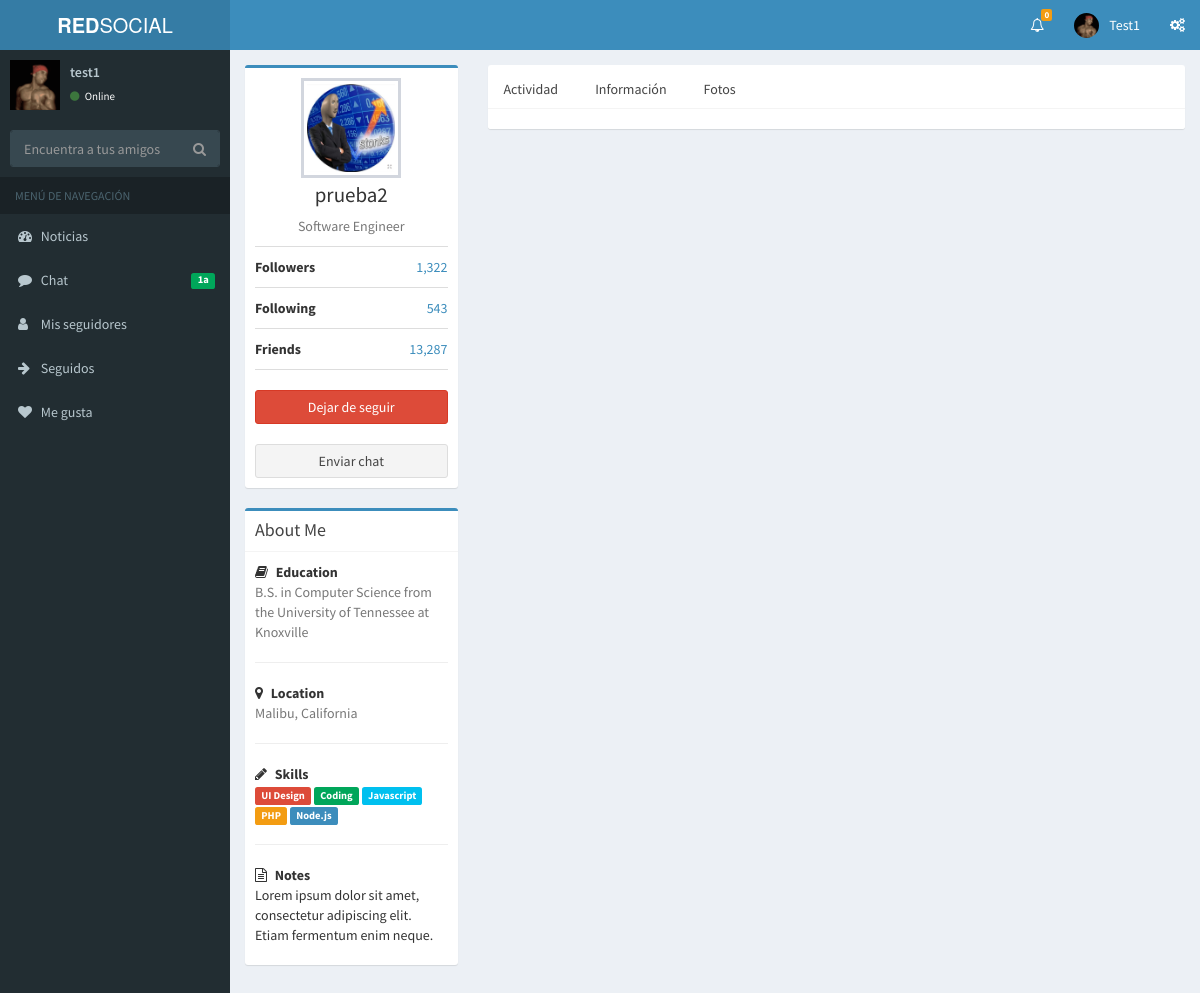
Page /perfil.php?id=8 (signed in) on the committed database.
### tables this page shows
CREATE TABLE `usuarios` (
  `id_use` int(11) NOT NULL,
  `nombre` varchar(100) NOT NULL,
  `usuario` varchar(100) NOT NULL,
  `contrasena` varchar(100) NOT NULL,
  `nacimiento` date NOT NULL DEFAULT '2000-01-01',
  `avatar` varchar(200) NOT NULL,
  `email` varchar(100) NOT NULL,
  `sexo` varchar(10) NOT NULL DEFAULT 'Nin',
  `fecha_reg` datetime NOT NULL,
  `verificado` int(11) NOT NULL DEFAULT 0,
  `privada` int(1) NOT NULL DEFAULT 0
);

### perfil.php (the view, shortened to what this page needs)
<?php
include 'lib/config.php';
include 'lib/socialnetwork-lib.php';
?>
<?php
  if(isset($_GET['id']))
  {
  $id = mysqli_real_escape_string($connect,$_GET['id']);
  $pag = $_GET['perfil'];
  $infouser = mysqli_query($connect,"SELECT * FROM usuarios WHERE id_use = '$id'");
  $use = mysqli_fetch_array($infouser);
  $amigos = mysqli_query($connect,"SELECT * FROM amigos WHERE de = '$id' AND para = '".$_SESSION['id']."' OR de = '".$_SESSION['id']."' AND para = '$id'");
  $ami = mysqli_fetch_array($amigos);
  ?>
<!DOCTYPE html>
<html>
<head>
  <link rel="stylesheet" href="bootstrap/css/bootstrap.min.css">
  <link rel="stylesheet" href="https://cdnjs.cloudflare.com/ajax/libs/font-awesome/4.5.0/css/font-awesome.min.css">
  <link rel="stylesheet" href="https://cdnjs.cloudflare.com/ajax/libs/ionicons/2.0.1/css/ionicons.min.css">
  <link rel="stylesheet" href="dist/css/AdminLTE.min.css">
  <link rel="stylesheet" href="dist/css/skins/_all-skins.min.css">
</head>
<body class="hold-transition skin-blue sidebar-mini">
<div class="wrapper">
  <?php echo Headerb (); ?>
  <?php echo Side (); ?>
  <div class="content-wrapper">
    <section class="content">
      <div class="row">
        <div class="col-md-3">
          <div class="box box-primary">
            <div class="box-body box-profile">
              <img class="profile-user-img img-responsive" src="avatars/<?php echo $use['avatar'];?>" alt="User profile picture">
              <h3 class="profile-username text-center"><?php echo $use['nombre'];?></h3>
              <p class="text-muted text-center">Software Engineer</p>
              <ul class="list-group list-group-unbordered">
                <li class="list-group-item">
                  <b>Followers</b> <a class="pull-right">1,322</a>
                </li>
                <li class="list-group-item">
                  <b>Following</b> <a class="pull-right">543</a>
                </li>
                <li class="list-group-item">
                  <b>Friends</b> <a class="pull-right">13,287</a>
                </li>
              </ul>
              <?php if($_SESSION['id'] != $id) {?>
              <form action="" method="post">
              <?php if(mysqli_num_rows($amigos) >= 1 AND $ami['estado'] == 0) { ?>
              <center><h4>Esperando respuesta</h4></center>
              <?php } else { ?>
              <?php if($use['privada'] == 0 AND $ami['estado'] == 1) { ?>
              <input type="submit" class="btn btn-danger btn-block" name="dejarseguir" value="Dejar de seguir">
              <?php } ?>
              <?php } ?>
              </form>
              <?php } ?>
              <br>
              <a href="chat.php?usuario=<?php echo $id;?>"><input type="button" class="btn btn-default btn-block" name="dejarseguir" value="Enviar chat"></a>
            </div>
          </div>
          <div class="box box-primary">
            <div class="box-header with-border">
              <h3 class="box-title">About Me</h3>
            </div>
            <div class="box-body">
              <strong><i class="fa fa-book margin-r-5"></i> Education</strong>
              <p class="text-muted">
                B.S. in Computer Science from the University of Tennessee at Knoxville
              </p>
              <hr>
              <strong><i class="fa fa-map-marker margin-r-5"></i> Location</strong>
              <p class="text-muted">Malibu, California</p>
              <hr>
              <strong><i class="fa fa-pencil margin-r-5"></i> Skills</strong>
              <p>
                <span class="label label-danger">UI Design</span>
                <span class="label label-success">Coding</span>
                <span class="label label-info">Javascript</span>
                <span class="label label-warning">PHP</span>
                <span class="label label-primary">Node.js</span>
              </p>
              <hr>
              <strong><i class="fa fa-file-text-o margin-r-5"></i> Notes</strong>
              <p>Lorem ipsum dolor sit amet, consectetur adipiscing elit. Etiam fermentum enim neque.</p>
            </div>
          </div>
        </div>
        <div class="col-md-9">
          <div class="nav-tabs-custom">
            <ul class="nav nav-tabs">
              <li class="<?php echo $pag == 'miactividad' ? 'active' : ''; ?>"><a href="?id=<?php echo $id;?>&perfil=miactividad">Actividad</a></li>
              <li class="<?php echo $pag == 'informacion' ? 'active' : ''; ?>"><a href="?id=<?php echo $id;?>&perfil=informacion">Información</a></li>
              <li class="<?php echo $pag == 'fotos' ? 'active' : ''; ?>"><a href="?id=<?php echo $id;?>&perfil=fotos">Fotos</a></li>
            </ul>
            <div class="tab-content">
              </div>
          </div>
        </div>
      </div>
    </section>
  </div>
</div>
</body>
</html>
<?php
}
?>

### lib/socialnetwork-lib.php (shortened to what this page needs)
<?php
function Headerb ()
{
?>
<header class="main-header">
    <a href="index.php" class="logo">
      <span class="logo-lg"><b>RED</b>SOCIAL</span>
    </a>
    <nav class="navbar navbar-static-top">
      <div class="navbar-custom-menu">
        <ul class="nav navbar-nav">
          <?php
          include 'lib/config.php';
          $contadorcuant = mysqli_query($connect,"SELECT * FROM notificaciones WHERE user2 = '".$_SESSION['id']."' AND leido = '0' ORDER BY id_not desc");
          $cuantas = mysqli_num_rows($contadorcuant);
          ?>
          <li class="dropdown notifications-menu">
            <a href="#" class="dropdown-toggle" data-toggle="dropdown">
              <i class="fa fa-bell-o"></i>
              <span class="label label-warning"><?php echo $cuantas; ?></span>
            </a>
          </li>
          <?php
          include 'lib/config.php';
          $upvn=mysqli_query($connect,"SELECT * FROM usuarios WHERE id_use ='".$_SESSION['id']."'");
          $up=mysqli_fetch_array($upvn);
          ?>
          <li class="dropdown user user-menu">
            <a href="#" class="dropdown-toggle" data-toggle="dropdown">
              <img src="avatars/<?php echo $up['avatar']; ?>" class="user-image" alt="User Image">
              <span class="hidden-xs"><?php echo ucwords($up['usuario']); ?></span>
            </a>
          </li>
          <li>
            <a * data-toggle="control-sidebar"><i class="fa fa-gears"></i></a>
          </li>
        </ul>
      </div>
    </nav>
  </header>
<?php
}
?>
<?php
function Side ()
{
?>
  <aside class="main-sidebar">
    <section class="sidebar">
      <div class="user-panel">
        <div class="pull-left">
          <?php
          include 'lib/config.php';
          $upvn=mysqli_query($connect,"SELECT * FROM usuarios WHERE id_use ='".$_SESSION['id']."'");
          $up=mysqli_fetch_array($upvn);
          ?>
          <img src="avatars/<?php echo $up['avatar']; ?>" width="50" alt="User Image">
        </div>
        <div class="pull-left info">
          <p ><a href="perfil.php?id=<?php echo $_SESSION['id'];?>"><?php echo $up['usuario']; ?></a></p>
          <a href=""><i class="fa fa-circle text-success"></i> Online</a>
        </div>
      </div>
      <form action="#" method="get" class="sidebar-form">
        <div class="input-group">
          <input type="text" name="q" class="form-control" placeholder="Encuentra a tus amigos">
              <span class="input-group-btn">
                <button type="submit" name="search" id="search-btn" class="btn btn-flat"><i class="fa fa-search"></i>
                </button>
              </span>
        </div>
      </form>
      <ul class="sidebar-menu">
        <li class="header">MENÚ DE NAVEGACIÓN</li>
        <li>
          <a href="index.php">
            <i class="fa fa-dashboard"></i> <span>Noticias</span>
          </a>
        </li>
        <li>
          <a href="chats.php">
            <i class="fa fa-comment"></i> <span>Chat</span>
            <span class="pull-right-container">
              <small class="label pull-right bg-green">1a</small>
            </span>
          </a>
        </li>
        <li>
          <a href="index.php">
            <i class="fa fa-user"></i> <span>Mis seguidores</span>
          </a>
        </li>
        <li>
          <a href="index.php">
            <i class="fa fa-arrow-right"></i> <span>Seguidos</span>
          </a>
        </li>
        <li>
          <a href="index.php">
            <i class="fa fa-heart"></i> <span>Me gusta</span>
          </a>
        </li>
          </ul>
    </section>
  </aside>
<?php
}
?>

### rows in the picture
usuarios: avatar (picture), usuario "Test1", usuario "test1"
usuarios: avatar (picture), nombre "prueba2"

### other values in the picture
$cuantas "0"
